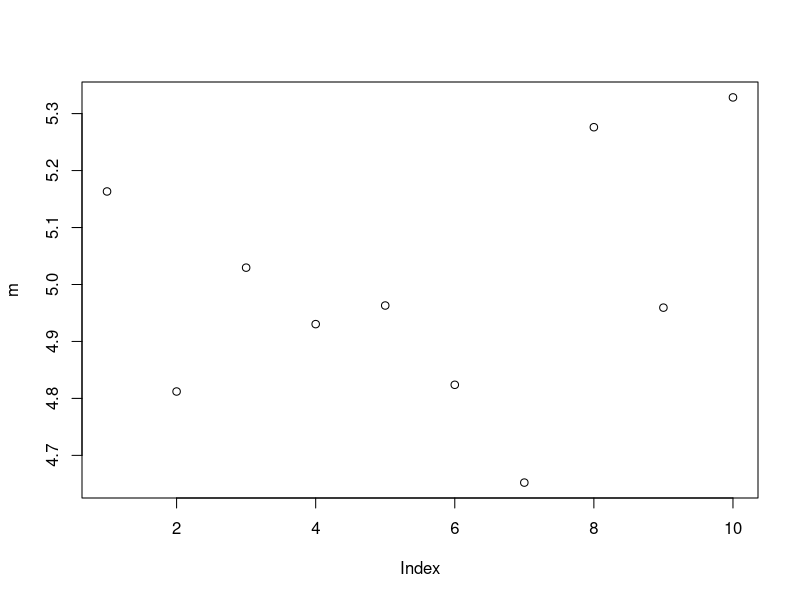
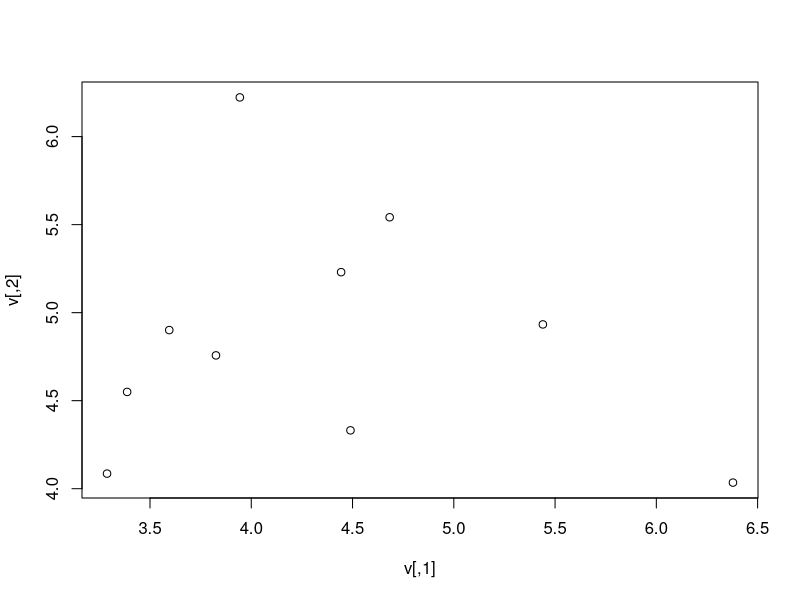

Reproduce these figures in R, in order.

# 1 create vector with length 50
#####
h <- runif(50)
# 2 elements 10 to 15 in vector h
h[10:15]
# 3 mean of vector h 
mean(h)

#4 elements of vector h > 5

h >5
# no elements greater than 5
#####

#####
#5 create matrix i 10 rows and 15 col 
#####
v <- matrix(rnorm(150,5,1), nrow=10, ncol=15)
head(v)
#####

#####
#6 create function to calculate mean of i
#####

mean.pj <- function(y){
  
  n <- length(y)
  xi <- sum(y)
  return(xi/n)
}

mean.pj(v)
mean(v)
####


###
# 7 For loop

v
# empty vector
m <- NULL

for(row.i in 1:nrow(v)){
  
  m[row.i]<- mean.pj(v[row.i,])
}

m
rowMeans(v)
####


#added row 

plot(m)

plot(v)